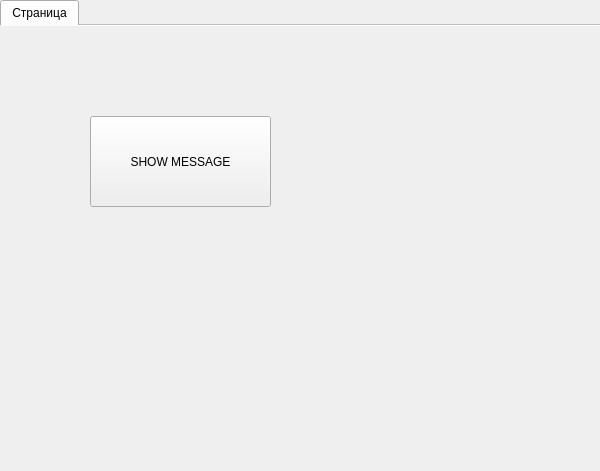
<?xml version="1.0" encoding="UTF-8"?>
<ui version="4.0">
 <class>Widget</class>
 <widget class="QTabWidget" name="Widget">
  <property name="enabled">
   <bool>true</bool>
  </property>
  <property name="geometry">
   <rect>
    <x>0</x>
    <y>0</y>
    <width>600</width>
    <height>471</height>
   </rect>
  </property>
  <property name="sizePolicy">
   <sizepolicy hsizetype="Minimum" vsizetype="Minimum">
    <horstretch>0</horstretch>
    <verstretch>0</verstretch>
   </sizepolicy>
  </property>
  <property name="maximumSize">
   <size>
    <width>600</width>
    <height>630</height>
   </size>
  </property>
  <property name="contextMenuPolicy">
   <enum>Qt::CustomContextMenu</enum>
  </property>
  <property name="windowTitle">
   <string>Box SimpleShare</string>
  </property>
  <property name="windowIcon">
   <iconset>
    <normaloff>:/res/icon-animation-1.png</normaloff>:/res/icon-animation-1.png</iconset>
  </property>
  <property name="styleSheet">
   <string notr="true">#accountPage, #preferencesPage, #shortcutsPage { background-color: qlineargradient(spread:pad, x1:0, y1:0, x2:0, y2:1, stop:0 rgba(255, 255, 255, 255), stop:0.14 rgba(235, 235, 235, 255), stop:0.92 rgba(235, 235, 235, 255), stop:1 rgba(205, 205, 205, 255)); }
</string>
  </property>
  <property name="tabPosition">
   <enum>QTabWidget::North</enum>
  </property>
  <property name="tabShape">
   <enum>QTabWidget::Rounded</enum>
  </property>
  <property name="currentIndex">
   <number>0</number>
  </property>
  <property name="iconSize">
   <size>
    <width>32</width>
    <height>32</height>
   </size>
  </property>
  <property name="elideMode">
   <enum>Qt::ElideNone</enum>
  </property>
  <property name="documentMode">
   <bool>true</bool>
  </property>
  <widget class="QWidget" name="tab">
   <attribute name="title">
    <string>Страница</string>
   </attribute>
   <widget class="QPushButton" name="pushButton">
    <property name="geometry">
     <rect>
      <x>90</x>
      <y>90</y>
      <width>181</width>
      <height>91</height>
     </rect>
    </property>
    <property name="text">
     <string>SHOW MESSAGE</string>
    </property>
   </widget>
  </widget>
 </widget>
 <resources>
  <include location="resources.qrc"/>
 </resources>
 <connections/>
</ui>
